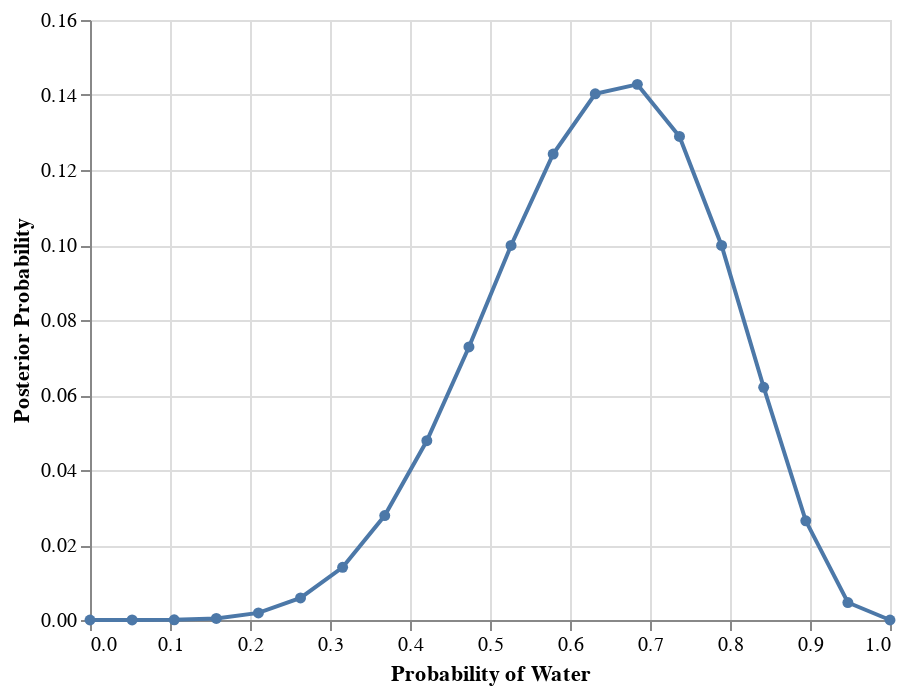

Notebook source saved alongside this figure:
### Markdown cell above
### 2.3 - 2.4

### Code cell
prior = np.repeat(1, 20)
source = grid_approx(prior, 9, 6)
(alt
 .Chart(source)
 .mark_line(point=True)
 .encode(x=alt.X("x", title='Probability of Water'), 
         y=alt.Y("p(x)", title="Posterior Probability")))

### Figure 1 — Vega-Lite specification as saved in the notebook (floating-point values rounded to 4 significant figures)
{"config": {"view": {"continuousWidth": 400, "continuousHeight": 300}}, "data": {"name": "data-c137fbc85c3c7c331330deb49535d174"}, "mark": {"type": "line", "point": true}, "encoding": {"x": {"type": "quantitative", "field": "x", "title": "Probability of Water"}, "y": {"type": "quantitative", "field": "p(x)", "title": "Posterior Probability"}}, "$schema": "https://vega.github.io/schema/vega-lite/v4.8.1.json", "datasets": {"data-c137fbc85c3c7c331330deb49535d174": [{"x": 0.0, "p(x)": 0.0}, {"x": 0.05263, "p(x)": 7.99e-07}, {"x": 0.1053, "p(x)": 4.308e-05}, {"x": 0.1579, "p(x)": 0.0004091}, {"x": 0.2105, "p(x)": 0.001894}, {"x": 0.2632, "p(x)": 0.005874}, {"x": 0.3158, "p(x)": 0.01404}, {"x": 0.3684, "p(x)": 0.02785}, {"x": 0.4211, "p(x)": 0.0478}, {"x": 0.4737, "p(x)": 0.07281}, {"x": 0.5263, "p(x)": 0.09987}, {"x": 0.5789, "p(x)": 0.1243}, {"x": 0.6316, "p(x)": 0.1403}, {"x": 0.6842, "p(x)": 0.1428}, {"x": 0.7368, "p(x)": 0.1289}, {"x": 0.7895, "p(x)": 0.09987}, {"x": 0.8421, "p(x)": 0.06206}, {"x": 0.8947, "p(x)": 0.02645}, {"x": 0.9474, "p(x)": 0.00466}, {"x": 1.0, "p(x)": 0.0}]}}
